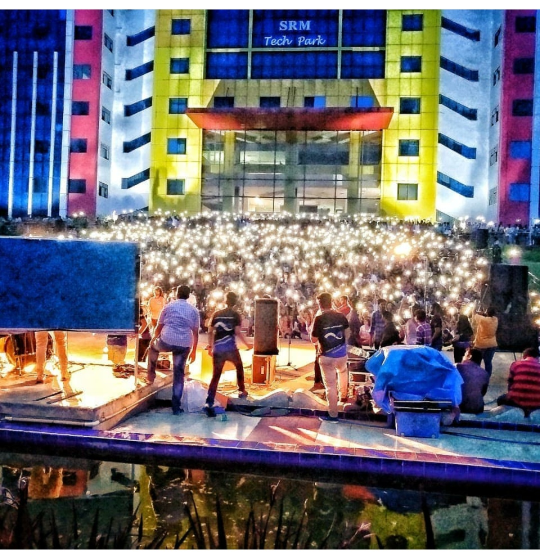
#> input picture Picture.jpg, 1080 x 1104 px, found by its file name (shown at 1/2 size)
$ jupyter execute ColorDetection.ipynb
#> lines starting #> are read from the running program, lines starting #| are printed output that depends on the picture
[cell 1]
#Importing the required packages and reading the image
import cv2
import numpy as np
import pandas as pd

image_path="C://Users//Anvi//Desktop//Project//Color Detection//Picture.jpg"
image=cv2.imread(image_path)
#> image is the input picture: shape (1104, 1080, 3); mean B, G, R 112.8, 104.6, 108.4
image=cv2.resize(image,(700,500))
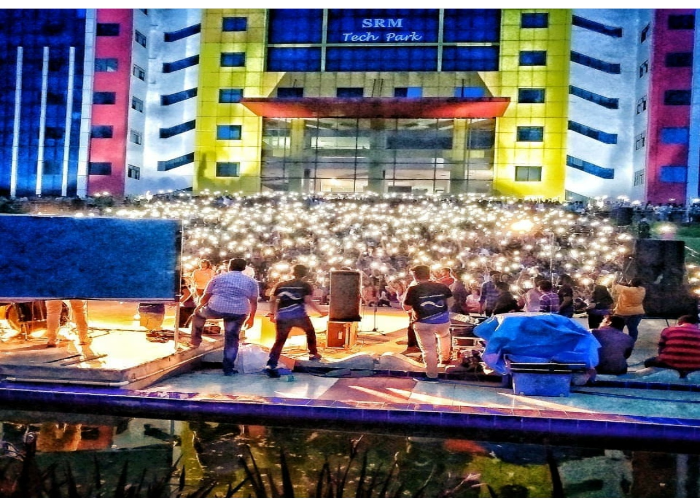
#> image: shape (500, 700, 3); mean B, G, R 112.5, 104.4, 108.2
clicked=False
r=g=b=x_pos=y_pos=0

[cell 2]
#Read the CSV file using pandas
index=["Color", "Color_Name","Hex","R","G","B"]
#Assigned each column with a name for easy accessing.
data=pd.read_csv('colors.csv',names=index,header=None)
#> (reads colors.csv from the repository)

[cell 3]
#To get the color name, we calculate a distance(d) which tells us how close we are to color and choose the one having minimum distance.
#Our distance is calculated by this formula:
#d = abs(Red — ithRedColor) + (Green — ithGreenColor) + (Blue — ithBlueColor)

def getColorName(R,G,B):
    minimum=10000
    for i in range(len(data)):
        d=abs(R-int(data.loc[i,"R"]))+abs(G-int(data.loc[i,"G"]))+ abs(B-int(data.loc[i,"B"]))
        if(d<=minimum):
            minimum=d
            colorname=data.loc[i,"Color_Name"]
    return colorname

[cell 4]
#It will calculate the rgb values of the pixel which we double click
#In the function, we check if the event is double-clicked then we
#calculate and set the r,g,b values along with x,y positions of the mouse.

def draw_function(event,x,y,flags,param):
    if event == cv2.EVENT_LBUTTONDBLCLK:
        global b,g,r,x_pos,y_pos,clicked
        clicked=True
        x_pos=x
        y_pos=y
        b,g,r=image[y,x]
        b=int(b)
        g=int(g)
        r=int(r)

[cell 5]
#Create a window in which the input image will display
cv2.namedWindow('COLOR DETECTION')
#Set a callback function which will be called when a mouse event happens
cv2.setMouseCallback('COLOR DETECTION',draw_function)

[cell 6]
while(1):

    cv2.imshow("COLOR DETECTION",image)
    if(clicked):
        cv2.rectangle(image,(20,20),(750,60),(b,g,r),-1)
        text=getColorName(r,g,b)+' R='+str(r)+' G='+str(g)+' B='+str(b)
        cv2.putText(image,text,(50,50),2,0.8,(255,255,255),2,cv2.LINE_AA)
        #For very light colours we will display text in black colour
        if(r+g+b>=600):
            cv2.putText(image, text,(50,50),2,0.8,(0,0,0),2,cv2.LINE_AA)
        clicked=False

    if cv2.waitKey(20) & 0xFF==27:
#> (key Esc is pressed here)
